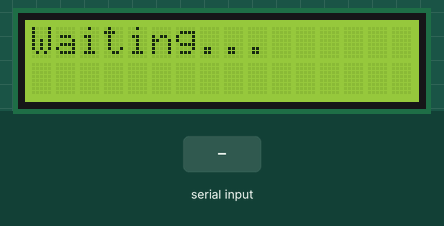
This sketch was run on a simulated Arduino Uno, built with avr-gcc and run on an emulated ATmega328P. Parts: 16×2 character LCD. The test bench sets the inputs (shaded band).

Above: at 1.2 s.
1.3 s: "STATUS:READY\n" received over Serial
At 2.3 s:
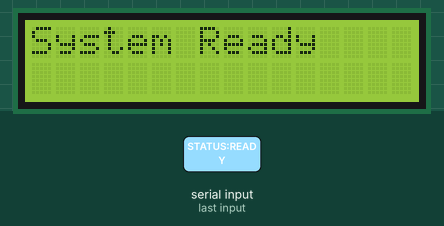
2.8 s: byte 10 ('\n') received over Serial
At 4.0 s:
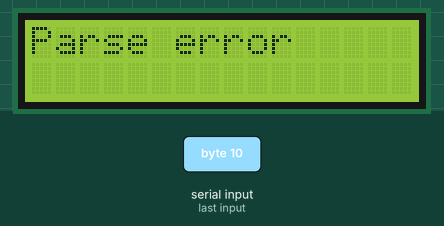
4.3 s: "STATUS:WAIT\n" received over Serial
At 5.5 s:
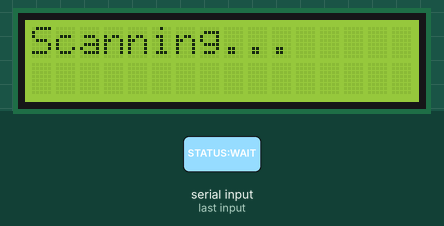
5.8 s: "W:\n" received over Serial
At 6.6 s:
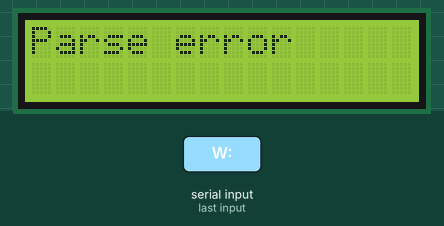
Timing chart, 0 to 8.3 s (numbered marks = the images above; inputs shaded):
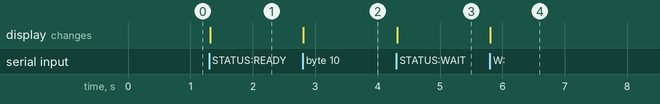

Measured:
- after the input at 1.3 s, the display: changes at once (image 1)
- after the input at 2.8 s, the display: changes at once (image 2)
- after the input at 4.3 s, the display: changes at once (image 3)
- after the input at 5.8 s, the display: changes at once (image 4)

The sketch:

Arduino_LCD.ino
```cpp
#include <LiquidCrystal.h>
LiquidCrystal lcd(2, 3, 4, 8, 12, 13);
String incoming = "";
void setup() {
  Serial.begin(9600);
  lcd.begin(16, 2);
  lcd.clear();
  lcd.setCursor(0, 0);
  lcd.print("Waiting...");
}
void loop() {
  while (Serial.available()) {
    char c = Serial.read();

    if (c == '\n') {
      processMessage(incoming);
      incoming = "";
    } else if (c != '\r') {
      incoming += c;
    }
  }
}
void processMessage(String msg) {
  msg.trim();
  if (msg == "STATUS:READY") {
    lcd.clear();
    lcd.setCursor(0, 0);
    lcd.print("System Ready");
    return;
  }
  if (msg == "STATUS:WAIT") {
    lcd.clear();
    lcd.setCursor(0, 0);
    lcd.print("Scanning...");
    return;
  }
  int wStart = msg.indexOf("W:") + 2;
  int wEnd   = msg.indexOf(",C:");
  int cStart = msg.indexOf(",C:") + 3;
  if (wStart < 2 || wEnd < 0 || cStart < 3) {
    lcd.clear();
    lcd.setCursor(0, 0);
    lcd.print("Parse error");
    return;
  }
  String wLabel = msg.substring(wStart, wEnd);
  String cLabel = msg.substring(cStart);
  wLabel.trim();
  cLabel.trim();
  lcd.clear();
  lcd.setCursor(0, 0);
  lcd.print("Wt: ");
  lcd.print(wLabel);
  lcd.setCursor(0, 1);
  lcd.print("Color: ");
  lcd.print(cLabel);
}
```
